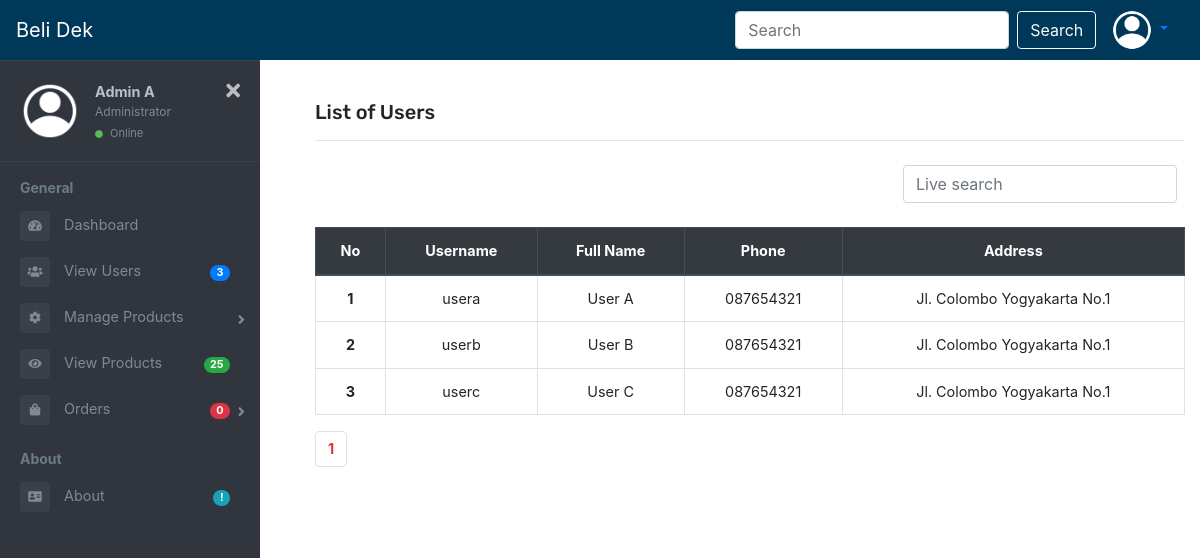
/admin/users.php (signed in), run on an earlier commit of the app's database.
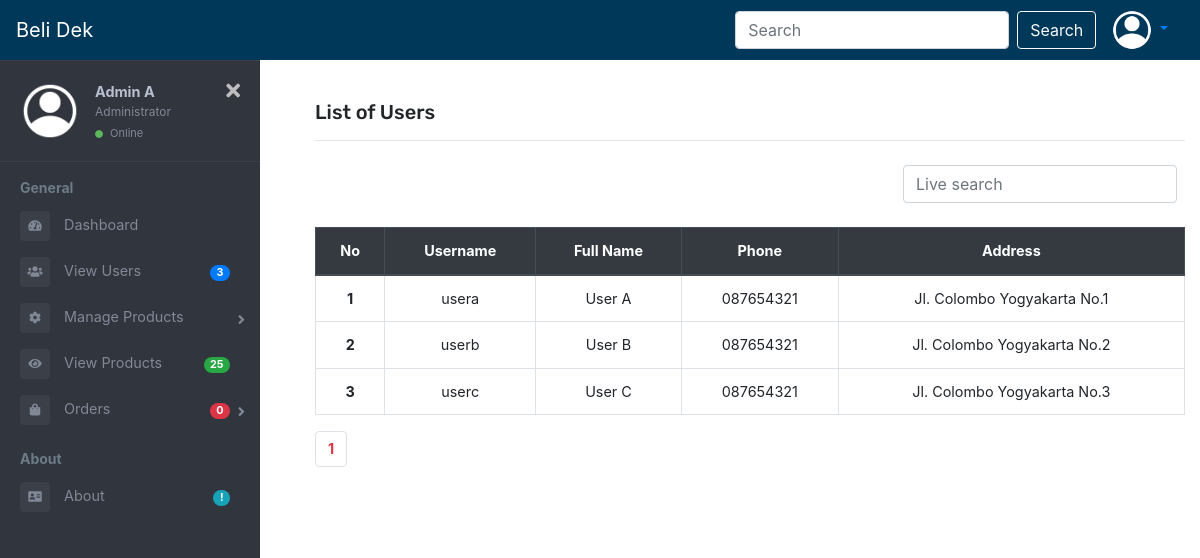
And on a later commit of the database.
### tables this page shows
CREATE TABLE `users` (
  `user_id` int NOT NULL,
  `user_fullname` varchar(100) DEFAULT NULL,
  `user_username` varchar(100) NOT NULL,
  `user_phone` varchar(15) DEFAULT NULL,
  `user_address` varchar(200) DEFAULT NULL,
  `user_password` varchar(100) NOT NULL
);

### admin/users.php (called while the page is built, shortened)
<?php
include('content-start.php');
?>
<?php
count($users) ? include('Template/_users.php') :  include('Template/notFound/_user_notFound.php');
?>
<?php
include('content-end.php');
?>

### admin/database/DBController.php (called while the page is built, shortened)
<?php
class DBController
{
  protected $host = 'localhost';
  protected $user = 'root';
  protected $password = '';
  protected $database = "ecommerce";
  public function __construct()
  {
    $this->con = mysqli_connect($this->host, $this->user, $this->password, $this->database);
  }
}

### admin/functions.php (called while the page is built, shortened)
<?php
require('database/DBController.php');
require('database/Admin.php');
require('database/User.php');
require('database/Product.php');
require('database/Order.php');
require('database/Add.php');
$db = new DBController();
$admin = new Admin($db);
$user = new User($db);
$users = $user->getDataUser();
$product = new Product($db);
$product_shuffle = $product->getData();
$order = new Order($db);
$orders = $order->getDataOrder();
$deliveries = $order->getDataDelivery();

### admin/database/Admin.php (called while the page is built, shortened)
<?php
class Admin
{
  public $db = null;
  public function __construct(DBController $db)
  {
    $this->db = $db;
  }
  public function getAdmin($admin_id = null, $table = 'admins')
  {
    if (isset($admin_id)) {
      $result = $this->db->con->query("SELECT * FROM {$table} WHERE admin_id={$admin_id}");
      $resultArray = array();
      while ($item = mysqli_fetch_array($result, MYSQLI_ASSOC)) {
        $resultArray[] = $item;
      }
      return $resultArray;
    }
  }
}

### admin/database/User.php (called while the page is built, shortened)
<?php
class User
{
  public $db = null;
  public function __construct(DBController $db)
  {
    $this->db = $db;
  }
  public function getDataUser($table = 'users')
  {
    $result = $this->db->con->query("SELECT * FROM {$table}");
    $resultArray = array();
    while ($item = mysqli_fetch_array($result, MYSQLI_ASSOC)) {
      $resultArray[] = $item;
    }
    return $resultArray;
  }
}

### admin/database/Product.php (called while the page is built, shortened)
<?php
class Product
{
  public $db = null;
  public function __construct(DBController $db)
  {
    $this->db = $db;
  }
  public function getData($table = 'products')
  {
    $result = $this->db->con->query("SELECT * FROM {$table}");
    $resultArray = array();
    while ($item = mysqli_fetch_array($result, MYSQLI_ASSOC)) {
      $resultArray[] = $item;
    }
    return $resultArray;
  }
}

### admin/database/Order.php (called while the page is built, shortened)
<?php
class Order
{
  public $db = null;
  public function __construct(DBController $db)
  {
    $this->db = $db;
  }
  public function getDataOrder()
  {
    $result = $this->db->con->query(
      "SELECT orders.order_id, orders.user_id, orders.product_id, users.user_username, orders.order_date, products.product_brand, products.product_name, products.product_price, orders.product_count, orders.payment_method, orders.delivery_method
      FROM orders
      INNER JOIN users ON orders.user_id = users.user_id
      INNER JOIN products ON orders.product_id = products.product_id"
    );
    $resultArray = array();
    return $resultArray;
  }
  public function getDataDelivery()
  {
    $result = $this->db->con->query(
      "SELECT deliveries.delivery_id, deliveries.user_id, deliveries.product_id, users.user_username, deliveries.delivery_date, products.product_brand, products.product_name, products.product_price, deliveries.product_count, deliveries.payment_method, deliveries.delivery_method
      FROM deliveries
      INNER JOIN users ON deliveries.user_id = users.user_id
      INNER JOIN products ON deliveries.product_id = products.product_id"
    );
    $resultArray = array();
    return $resultArray;
  }
}

### admin/database/Add.php (called while the page is built, shortened)
<?php
$con = mysqli_connect("localhost", "root", "", "ecommerce");
function query($query)
{
  global $con;
  $result = mysqli_query($con, $query);
  $rows = [];
  while ($row = mysqli_fetch_assoc($result)) {
    $rows[] = $row;
  }
  return $rows;
}

### admin/Template/_users.php (the view, shortened to what this page needs)
<?php
$jumlahDataPerHalaman = 10;
$jumlahData = count(query("SELECT * FROM users"));
$jumlahHalaman = ceil($jumlahData / $jumlahDataPerHalaman);
$halamanAktif = (isset($_GET["halaman"])) ? $_GET["halaman"] : 1;
$awalData = ($jumlahDataPerHalaman * $halamanAktif) - $jumlahDataPerHalaman;
$users = query("SELECT * FROM users LIMIT $awalData, $jumlahDataPerHalaman");
?>
<section id="products-list">
  <div class="container" style="margin-top: 80px;">
    <h4 class="font-rubik font-size-20">List of Users</h4>
    <hr>
    <div class="container d-flex justify-content-end pt-2 pb-4 pr-0">
      <div class="live-search d-flex">
        <form class="form-inline d-flex justify-content-end" action="" method="post">
          <input class="form-control mr-sm-2" type="search" placeholder="Live search" aria-label="Search" name="keyword-user-live" autocomplete="off" id="keyword-user-live">
        </form>
      </div>
    </div>
    <div id="table-container">
      <table class="table table-bordered table-hover text-center">
        <thead class="thead-dark">
          <tr>
            <th scope="col">No</th>
            <th scope="col">Username</th>
            <th scope="col">Full Name</th>
            <th scope="col">Phone</th>
            <th scope="col">Address</th>
          </tr>
        </thead>
        <tbody>
          <?php $i = 1; ?>
          <?php foreach ($users as $user) { ?>
            <tr>
              <th scope="row"><?= $i ?></th>
              <td><?= $user['user_username'] ?></td>
              <td><?= $user['user_fullname'] ?></td>
              <td><?= $user['user_phone'] ?></td>
              <td><?= $user['user_address'] ?></td>
            </tr>
            <?php $i++; ?>
          <?php } ?>
        </tbody>
      </table>
    </div>
    <nav aria-label="Page navigation example">
      <ul class="pagination">
        <?php for ($i = 1; $i <= $jumlahHalaman; $i++) : ?>
          <?php if ($i == $halamanAktif) : ?>
            <li class="page-item"><a class="page-link font-weight-bold text-danger" href="?halaman=<?= $i; ?>"><?= $i; ?></a></li>
          <?php else : ?>
            <li class="page-item"><a class="page-link" href="?halaman=<?= $i; ?>"><?= $i; ?></a></li>
          <?php endif; ?>
        <?php endfor; ?>
      </ul>
    </nav>
  </div>
</section>

### admin/content-start.php (shortened to what this page needs)
<!DOCTYPE html>
<html lang="en">
<head>
  <?php
  require('library/head.php');
  ?>
  <?php
  require('functions.php');
  ?>
  <?php
  $admins = $admin->getAdmin($_SESSION['admin']);
  ?>
  <link rel="stylesheet" href="style.css">
</head>
<body>
  <div class="page-wrapper chiller-theme toggled">
    <nav class="navbar fixed-top navbar-expand-lg navbar-dark color-primary-bg" style="height: 60px;">
      <a class="navbar-brand" href="index.php">Beli Dek</a>
      <div class="collapse navbar-collapse d-flex justify-content-end" id="navbarNav">
        <form class="form-inline" action="" method="post">
          <input class="form-control mr-sm-2" type="search" placeholder="Search" aria-label="Search" name="keyword" autocomplete="off" id="keyword">
          <button class="btn btn-outline-light my-2 my-sm-0" type="submit" name="search" id="search">Search</button>
        </form>
        <div class="btn-group">
          <a class="nav-link dropdown-toggle" href="#" id="navbarDropdownMenuLink" role="button" data-toggle="dropdown" aria-haspopup="true" aria-expanded="false">
            <img src="./../assets/template/profile.png" width="40" height="40" class="rounded-circle">
          </a>
        </div>
      </div>
    </nav>
    <nav id="sidebar" class="sidebar-wrapper">
      <div class="sidebar-content">
        <div class="sidebar-header">
          <div class="user-pic">
            <img class="img-responsive img-rounded" src="./../assets/template/profile.png" alt="User picture">
          </div>
          <div class="user-info">
            <span class="user-name"><strong><?= $admins[0]['admin_fullname'] ? $admins[0]['admin_fullname'] : $admins[0]['admin_username']; ?></strong></span>
            <span class="user-role">Administrator</span>
            <span class="user-status">
              <i class="fa fa-circle"></i>
              <span>Online</span>
            </span>
          </div>
          <div id="close-sidebar" class="d-flex justify-content-end">
            <i class="fas fa-times"></i>
          </div>
        </div>
        <div class="sidebar-menu">
          <ul>
            <li class="header-menu">
              <span>General</span>
            </li>
            <li>
              <a href="index.php">
                <i class="fa fa-tachometer-alt"></i>
                <span>Dashboard</span>
              </a>
            </li>
            <li>
              <a href="users.php">
                <i class="fa fa-users"></i>
                <span>View Users</span>
                <span class="badge badge-pill badge-primary"><?= count($users) ?></span>
              </a>
            </li>
            <li class="sidebar-dropdown">
              <a href="#">
                <i class="fa fa-cog"></i>
                <span>Manage Products</span>
              </a>
            </li>
            <li>
              <a href="products.php">
                <i class="fa fa-eye"></i>
                <span>View Products</span>
                <span class="badge badge-pill badge-success"><?= count($product_shuffle) ?></span>
              </a>
            </li>
            <li class="sidebar-dropdown">
              <a href="#">
                <i class="fa fa-shopping-bag"></i>
                <span>Orders</span>
                <span class="badge badge-pill badge-danger"><?= count($orders) + count($deliveries) ?></span>
              </a>
            </li>
            <li class="header-menu">
              <span>About</span>
            </li>
            <li>
              <a href="#">
                <i class="fa fa-address-card"></i>
                <span>About</span>
                <span class="badge badge-pill badge-info">!</span>
              </a>
            </li>
          </ul>
        </div>
      </div>
    </nav>
    <main class="page-content">

### admin/library/head.php (shortened to what this page needs)
<link rel="stylesheet" href="https://stackpath.bootstrapcdn.com/bootstrap/4.4.1/css/bootstrap.min.css">
<link rel="stylesheet" href="https://cdnjs.cloudflare.com/ajax/libs/OwlCarousel2/2.3.4/assets/owl.carousel.min.css" />
<link rel="stylesheet" href="https://cdnjs.cloudflare.com/ajax/libs/OwlCarousel2/2.3.4/assets/owl.theme.default.min.css" />
<link rel="stylesheet" href="https://cdnjs.cloudflare.com/ajax/libs/font-awesome/5.13.0/css/all.min.css" />

### admin/content-end.php (shortened to what this page needs)
    </main>
  </div>
</body>
</html>

What changed in the data, as far as the page shows it:
changed users "userb": user_address "Jl. Colombo Yogyakarta No.1" → "Jl. Colombo Yogyakarta No.2"
changed users "userc": user_address "Jl. Colombo Yogyakarta No.1" → "Jl. Colombo Yogyakarta No.3"
